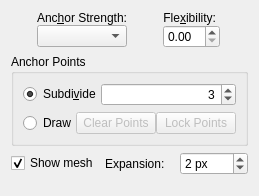
     <widget class="QWidget" name="warpTransformWidget">
      <layout class="QVBoxLayout" name="verticalLayout_10">
       <item>
        <layout class="QGridLayout" name="gridLayout_4">
         <property name="horizontalSpacing">
          <number>10</number>
         </property>
         <property name="verticalSpacing">
          <number>0</number>
         </property>
         <item row="1" column="1">
          <widget class="KisDoubleSliderSpinBox" name="alphaBox">
           <property name="sizePolicy">
            <sizepolicy hsizetype="Minimum" vsizetype="Fixed">
             <horstretch>0</horstretch>
             <verstretch>0</verstretch>
            </sizepolicy>
           </property>
          </widget>
         </item>
         <item row="0" column="1">
          <widget class="QLabel" name="flexibilityLabel">
           <property name="sizePolicy">
            <sizepolicy hsizetype="Fixed" vsizetype="Fixed">
             <horstretch>0</horstretch>
             <verstretch>0</verstretch>
            </sizepolicy>
           </property>
           <property name="minimumSize">
            <size>
             <width>2</width>
             <height>0</height>
            </size>
           </property>
           <property name="text">
            <string>Fle&amp;xibility:</string>
           </property>
           <property name="alignment">
            <set>Qt::AlignRight|Qt::AlignTrailing|Qt::AlignVCenter</set>
           </property>
           <property name="buddy">
            <cstring>alphaBox</cstring>
           </property>
          </widget>
         </item>
         <item row="1" column="0">
          <widget class="QComboBox" name="cmbWarpType">
           <property name="sizePolicy">
            <sizepolicy hsizetype="Minimum" vsizetype="Fixed">
             <horstretch>0</horstretch>
             <verstretch>0</verstretch>
            </sizepolicy>
           </property>
          </widget>
         </item>
         <item row="0" column="0">
          <widget class="QLabel" name="warpTypeLabel">
           <property name="sizePolicy">
            <sizepolicy hsizetype="Fixed" vsizetype="Fixed">
             <horstretch>0</horstretch>
             <verstretch>0</verstretch>
            </sizepolicy>
           </property>
           <property name="text">
            <string>Anc&amp;hor Strength:</string>
           </property>
           <property name="alignment">
            <set>Qt::AlignRight|Qt::AlignTrailing|Qt::AlignVCenter</set>
           </property>
           <property name="buddy">
            <cstring>cmbWarpType</cstring>
           </property>
          </widget>
         </item>
        </layout>
       </item>
       <item>
        <widget class="QGroupBox" name="groupBox">
         <property name="autoFillBackground">
          <bool>false</bool>
         </property>
         <property name="title">
          <string>Anchor Points</string>
         </property>
         <property name="flat">
          <bool>false</bool>
         </property>
         <property name="checkable">
          <bool>false</bool>
         </property>
         <layout class="QGridLayout" name="gridLayout">
          <item row="0" column="0">
           <layout class="QHBoxLayout" name="horizontalLayout_7">
            <property name="spacing">
             <number>0</number>
            </property>
            <property name="leftMargin">
             <number>0</number>
            </property>
            <property name="topMargin">
             <number>0</number>
            </property>
            <property name="rightMargin">
             <number>0</number>
            </property>
            <property name="bottomMargin">
             <number>0</number>
            </property>
            <item>
             <widget class="QRadioButton" name="defaultRadioButton">
              <property name="sizePolicy">
               <sizepolicy hsizetype="Fixed" vsizetype="Fixed">
                <horstretch>0</horstretch>
                <verstretch>0</verstretch>
               </sizepolicy>
              </property>
              <property name="text">
               <string>Subdi&amp;vide</string>
              </property>
              <property name="checked">
               <bool>true</bool>
              </property>
              <property name="autoExclusive">
               <bool>true</bool>
              </property>
              <attribute name="buttonGroup">
               <string notr="true">buttonGroup</string>
              </attribute>
             </widget>
            </item>
            <item>
             <widget class="KisIntParseSpinBox" name="densityBox">
              <property name="alignment">
               <set>Qt::AlignRight|Qt::AlignTrailing|Qt::AlignVCenter</set>
              </property>
              <property name="minimum">
               <number>2</number>
              </property>
              <property name="maximum">
               <number>30</number>
              </property>
              <property name="value">
               <number>3</number>
              </property>
             </widget>
            </item>
           </layout>
          </item>
          <item row="1" column="0">
           <layout class="QHBoxLayout" name="horizontalLayout_8">
            <property name="spacing">
             <number>0</number>
            </property>
            <property name="leftMargin">
             <number>0</number>
            </property>
            <property name="topMargin">
             <number>0</number>
            </property>
            <property name="rightMargin">
             <number>0</number>
            </property>
            <property name="bottomMargin">
             <number>0</number>
            </property>
            <item>
             <widget class="QRadioButton" name="customRadioButton">
              <property name="sizePolicy">
               <sizepolicy hsizetype="Fixed" vsizetype="Fixed">
                <horstretch>0</horstretch>
                <verstretch>0</verstretch>
               </sizepolicy>
              </property>
              <property name="text">
               <string>Draw</string>
              </property>
              <property name="autoExclusive">
               <bool>true</bool>
              </property>
              <attribute name="buttonGroup">
               <string notr="true">buttonGroup</string>
              </attribute>
             </widget>
            </item>
            <item>
             <widget class="QWidget" name="customWarpWidget" native="true">
              <property name="enabled">
               <bool>false</bool>
              </property>
              <layout class="QHBoxLayout" name="horizontalLayout_9">
               <property name="spacing">
                <number>0</number>
               </property>
               <property name="leftMargin">
                <number>0</number>
               </property>
               <property name="topMargin">
                <number>0</number>
               </property>
               <property name="rightMargin">
                <number>0</number>
               </property>
               <property name="bottomMargin">
                <number>0</number>
               </property>
               <item>
                <widget class="QPushButton" name="resetPointsButton">
                 <property name="text">
                  <string>Clear Points</string>
                 </property>
                </widget>
               </item>
               <item>
                <widget class="QPushButton" name="lockUnlockPointsButton">
                 <property name="text">
                  <string>Lock Points</string>
                 </property>
                </widget>
               </item>
              </layout>
             </widget>
            </item>
           </layout>
          </item>
         </layout>
        </widget>
       </item>
       <item>
        <widget class="QWidget" name="puppetOptionsWidget" native="true">
         <layout class="QHBoxLayout" name="puppetOptionsLayout">
          <property name="leftMargin">
           <number>0</number>
          </property>
          <property name="topMargin">
           <number>0</number>
          </property>
          <property name="rightMargin">
           <number>0</number>
          </property>
          <property name="bottomMargin">
           <number>0</number>
          </property>
          <item>
           <widget class="QCheckBox" name="puppetShowMeshCheckBox">
            <property name="text">
             <string>Show mesh</string>
            </property>
            <property name="checked">
             <bool>true</bool>
            </property>
           </widget>
          </item>
          <item>
           <widget class="QLabel" name="puppetExpansionLabel">
            <property name="text">
             <string>Expansion:</string>
            </property>
           </widget>
          </item>
          <item>
           <widget class="QSpinBox" name="puppetExpansionSpinBox">
            <property name="suffix">
             <string> px</string>
            </property>
            <property name="maximum">
             <number>64</number>
            </property>
            <property name="value">
             <number>2</number>
            </property>
           </widget>
          </item>
         </layout>
        </widget>
       </item>
       <item>
        <spacer name="verticalSpacer_2">
         <property name="orientation">
          <enum>Qt::Vertical</enum>
         </property>
         <property name="sizeHint" stdset="0">
          <size>
           <width>20</width>
           <height>10</height>
          </size>
         </property>
        </spacer>
       </item>
      </layout>
     </widget>
